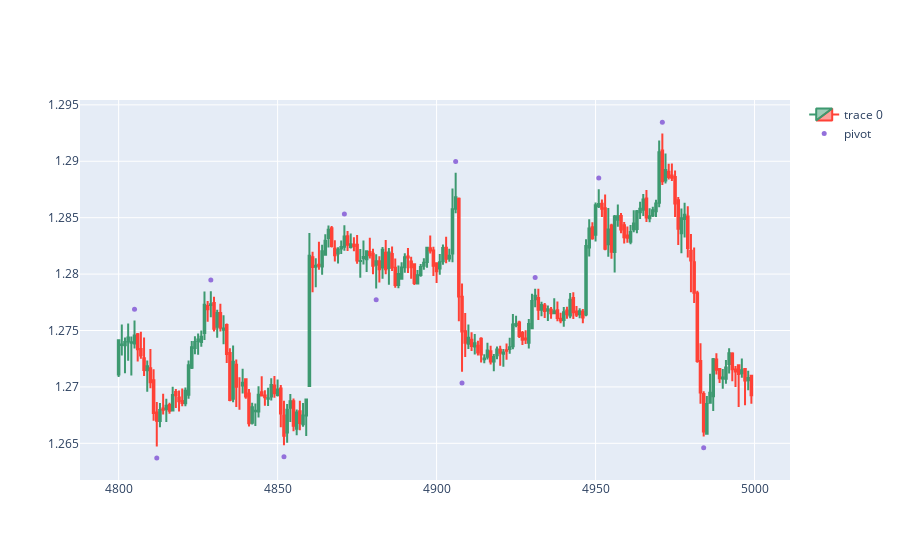

Notebook cell for this chart:
### Code cell
# got error ValueError: Mime type rendering requires nbformat>=4.2.0 but it is not installed, pip install --upgrade nbformat
dfpl = df[7800:8000] #taking a slide 
dfpl = df[4800:5000] #taking a slide 

fig = go.Figure(data=[go.Candlestick(x=dfpl.index,
                open=dfpl['open'],
                high=dfpl['high'],
                low=dfpl['low'],
                close=dfpl['close'])])

fig.add_scatter(x=dfpl.index, y=dfpl['pointpos'], mode="markers", #adding pointpos
                marker=dict(size=5, color="MediumPurple"),
                name="pivot")
fig.update_layout(xaxis_rangeslider_visible=False)
fig.show()

### Figure 1 — Plotly figure (JSON) as saved in the notebook; plotly's stock layout.template omitted (floating-point values rounded to 4 significant figures; data arrays with more than 128 entries replaced by an {"elided": "..."} marker saying what was removed)
{"data": [{"close": {"elided": "200 float values"}, "high": {"elided": "200 float values"}, "low": {"elided": "200 float values"}, "open": {"elided": "200 float values"}, "type": "candlestick", "x": {"elided": "200 int values"}}, {"marker": {"color": "MediumPurple", "size": 5}, "mode": "markers", "name": "pivot", "type": "scatter", "x": {"elided": "200 int values"}, "y": {"elided": "200 float values"}}], "layout": {"xaxis": {"rangeslider": {"visible": false}}}}
